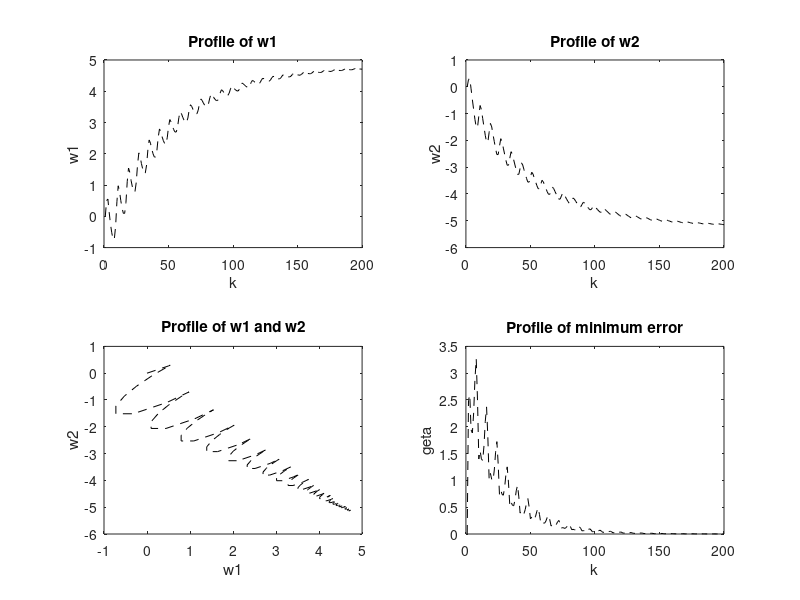

Write the MATLAB code that produced this figure.
M = 200; % number of iteration
mu = 0.5; %LMS parameter
N = 16;
w1(1) = 0; %initial weight W1
w2(1) = 0; %initial weight W2
for k=2:M;
    d(k)= 2*cos(2*pi*k/N); %desired signal
    x1(k)= sin(2*pi*k/N); %input signal
    x2(k)= sin(2*pi*(k-1)/N); %delayed input signal Xk-1
    E(k) = d(k) - transpose([x1(k);x2(k)])*[w1(k-1);w2(k-1)]; %error
    W = [w1(k-1);w2(k-1)] + mu*E(k)*[x1(k);x2(k)]; 
    %update weight
    w1(k) = W(1);
    w2(k) = W(2);
    geta(k) = (0.5)*(W(1)^2 + W(2)^2) + W(1)*W(2)*cos(2*pi/N) + 2*W(2)*sin(2*pi/N)+2;
end
%k = 1:1:M;
%plot(k,geta)
subplot(2,2,1)
plot(1:M,w1,'--k')
xlabel('k')
ylabel('w1')
title('Profile of w1')
hold on
subplot(2,2,2)
plot(1:M, w2,'--k')
xlabel('k')
ylabel('w2')
title('Profile of w2')
hold on

subplot(2,2,3)
plot(w1,w2,'--k')
xlabel('w1')
ylabel('w2')
title('Profile of w1 and w2')
hold on
subplot(2,2,4)
plot(1:M, geta,'--k')
xlabel('k')
ylabel('geta')
title('Profile of minimum error')
hold on